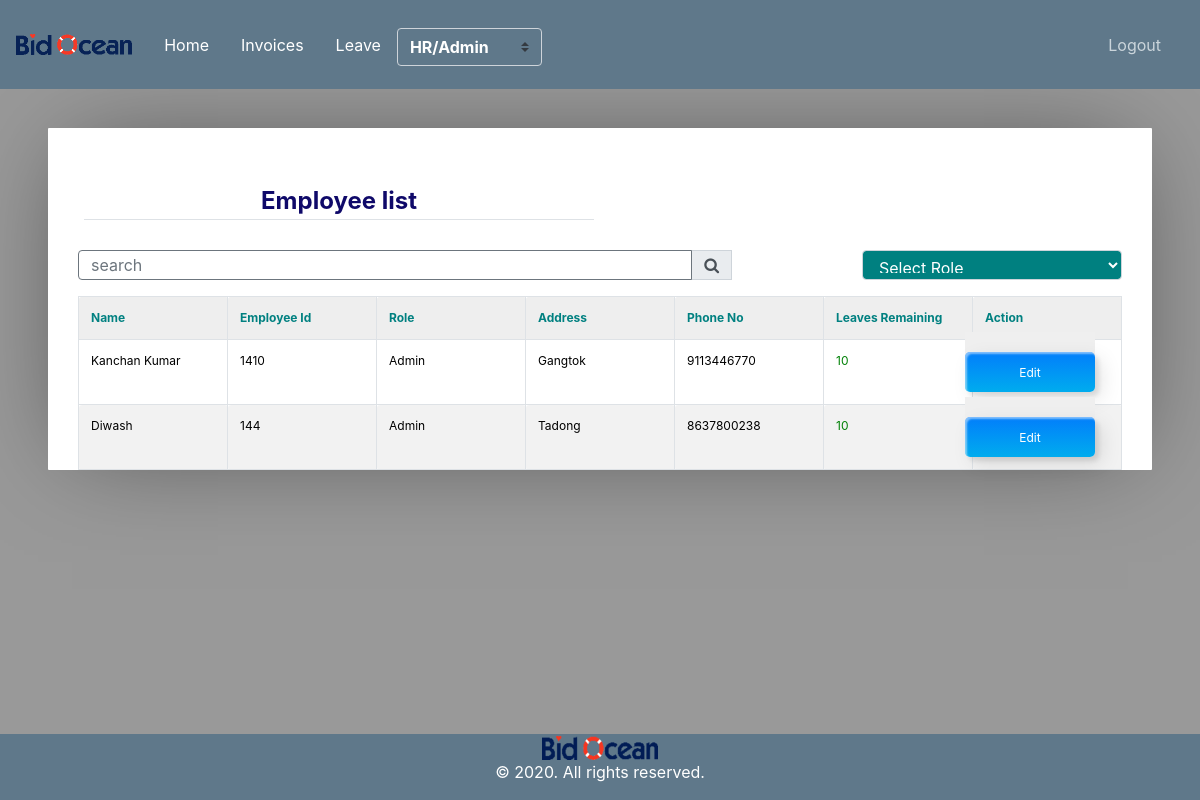
Before: /employee-list/ (signed in) with the older database file.
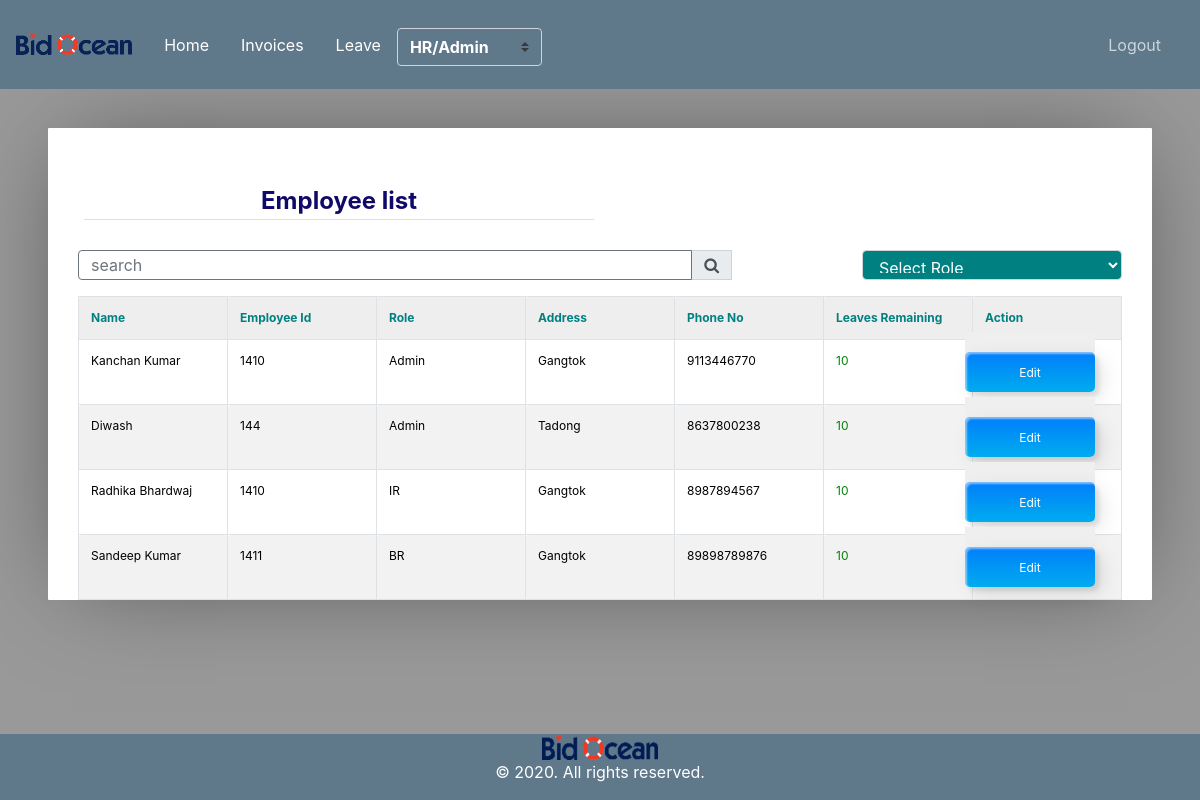
After: the same page with the newer database file.
### user_invoice/models.py (models this page shows, shortened)
class Employee(models.Model):
	id       = models.AutoField(primary_key=True)
	name     = models.CharField(max_length=300)
	role     = models.ForeignKey(Role,on_delete=models.CASCADE)
	salary   = models.CharField(max_length=300, null=True, blank=True)
	address  = models.CharField(max_length=300)
	emp_id   = models.CharField(max_length=300, null=True, blank=True)
	phone_no = models.CharField(max_length=300)
	leaves   = models.IntegerField()
	auth_tbl = models.OneToOneField(Userdetail, on_delete=models.CASCADE)
	added_at = models.DateTimeField(auto_now_add=True)

class Role(models.Model):
    id         = models.AutoField(primary_key=True)
    name       = models.CharField(max_length=300)
    created_at = models.DateTimeField(auto_now_add=True)
    status     = models.SmallIntegerField(default=1)

### user_invoice/views.py (the view)
# urls.py: path('employee-list/',views.EmployeeDisplayView.as_view(),name='employee_list'),
class EmployeeDisplayView(AdminOrHRPanelMixin,TemplateView):
    template_name = 'user_invoice/employee_list.html'
    def get(self, request):
        employee_list    = Employee.objects.all()
        try:
            search     = request.GET['search']
        except:
            search     = None
        try:
            role     = request.GET['role']
        except:
            role     = None
        query_param = {}
        if search is not None and search is not "":
            search = search.strip()
            query_param['search'] = search
            employee_list = employee_list.filter(Q(name__icontains=search)|Q(address__icontains=search)|(Q(phone_no__icontains=search))|Q(emp_id__icontains=search))
        if role is not None and role is not "":
            query_param['role'] = role
            employee_list = employee_list.filter(role__pk__exact=role)
        roles            = Role.objects.all()
        paginator        = Paginator(employee_list,10)
        page             = request.GET.get('page')
        paginatedcontent = paginator.get_page(page)
        context = {
            'query_param' : query_param,
            'employees'   : paginatedcontent,
            'title'       : 'Employee list',
            'roles'       : roles,
            'role'        : Employee.objects.get(auth_tbl=self.request.user).role.name.lower()
        }
        return render(request, self.template_name, context)

### user_invoice/mixin.py (called while the page is built)
    def test_func(self):
        user     = self.request.user
        employee = Employee.objects.get(auth_tbl=user)
        return employee.role.name.lower() == 'admin' or employee.role.name.lower() == 'hr'

### user_invoice/templates/user_invoice/employee_list.html (shortened to what this page needs)
{% extends "user_invoice/base.html" %}
{% load crispy_forms_tags %}
{% block content %}
		<div class='container'>
		<table  width="100%">
			<tr>
				<td><legend class="border-bottom mb-4" style="color: rgb(15, 9, 105);text-align: center;"><b>Employee list</b> </legend></td>
				<td align="right"></td>
			</tr>
		</table>
		<form>
			<table >
				<tr>
						<link rel="stylesheet" href="https://stackpath.bootstrapcdn.com/font-awesome/4.7.0/css/font-awesome.min.css">
					<div class="form-group w-30" >
						<div class="input-group mb-3">
							<input type="text" name="search" style="width: 30px;height: 30px;" class="form-control border-secondary py-2" value="{{request.GET.search}}" placeholder="search">
							<div class="input-group-append">
							 <button class="input-group-text" style="height: 30px;" type="submit" name="submitbtn" value="Search"><i class="fa fa-search"></i>
							</div>
							<div id="styled-select">
								<select   class="form-control"style="width:260px; height:30px;color:white;background-color:teal;margin-left:130px" name="role"  onchange="this.form.submit()">
									<option value="" style="color: white;"><b> Select Role </b></option>
								</select>
							</div>
					</div>
				</div>
				</tr>
			</table>
		</form>
		<table cellpadding="0" cellspacing="0" border="0" class="table table-bordered table-striped  display" width="100%">
			<tr>
				<th style="color: teal;"><b>Name</b>  </th>
				<th style="color: teal;"><b>Employee Id</b></th>
				<th style="color: teal;"><b>Role</b></th>
				<th style="color: teal;"><b> Address</b></th>
				<th style="color: teal;"><b> Phone No</b></th>
				<th style="color: teal;"><b> Leaves Remaining</b></th>
				<th style="color: teal;"><b> Action</b></th>
			</tr>
			{% for employee in employees %}
				<tr>
					<td style="color: rgb(0, 0, 0);">{{employee.name}}</td>
					<td style="color: rgb(0, 0, 0);">{{employee.emp_id}}</td>
					<td style="color: rgb(0, 0, 0);">{{employee.role.name}}</td>
					<td style="color: rgb(0, 0, 0);;">{{employee.address}}</td>
					<td style="color: rgb(0, 0, 0);;">{{employee.phone_no}}</td>
					<td style="color: rgb(0, 128, 6);">{{employee.leaves}}</td>
					<td style="color: rgb(0, 0, 0);;"><a href="{% url 'employee_edit' employee.pk %}"><button class="custom-btn btn-12"><span>Click!</span><span>Edit</span></button></a></td>
				</tr>
			{% endfor %}
		</table>
		</div>
{% endblock content %}

Changed rows visible on the page:
added Employee: name "Radhika Bhardwaj", emp_id "1410", role.name "IR", address "Gangtok", phone_no "8987894567", leaves "10"
added Employee: name "Sandeep Kumar", emp_id "1411", role.name "BR", address "Gangtok", phone_no "89898789876", leaves "10"
